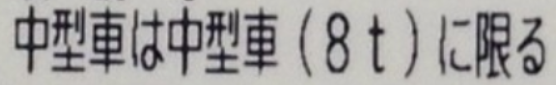
#> input picture img_test/case3.png, 556 x 85 px, found by its file name
$ python denoise_segment.py   (older library calls are emulated)
#> lines starting #> are read from the running program, lines starting #| are printed output that depends on the picture; after the words box and inside, x2 and y2 are one past the last pixel; in counts of white or black regions, pixels touching at a corner belong together
#> further down, img is the input picture: shape (85, 556, 3); mean B, G, R 159.8, 160.8, 162.7
### utils/update_posProcessing.py
import cv2
import numpy as np
def me_median(a):
    m = np.sort(a,axis=0)
    if(len(m)%2==1):
        return m[int(len(m)/2)]
    else: return (m[int(len(m)/2)]+m[int(len(m)/2)-1])/2
def connected_CC(stat1,stat2):
    x_new = min(stat1[0],stat2[0])
    y_new = min(stat1[1],stat2[1])
    w_new = max(stat1[0]+stat1[2],stat2[0]+stat2[2])-x_new
    h_new = max(stat1[1]+stat1[3],stat2[1]+stat2[3])-y_new
    area_new = stat1[4]+stat2[4]
    return [x_new,y_new,w_new,h_new,area_new]


def merge_CC(stats_final_):
    #[x y w h area]
    # kiem tra CC chong cheo nhau truoc
    stats_list = stats_final_.copy()
    i = 0
    while(i<len(stats_list)-1):
        if stats_list[i][0]<=stats_list[i+1][0] and  stats_list[i][0]+stats_list[i][2]>=stats_list[i+1][0]:
            #dis_ = stats_list[i][0]+stats_list[i][2] - stats_list[i+1][0]
            #if dis_>0.5*stats_list[i][2] or dis_>0.5*stats_list[i+1][2]:
                stats_list[i] =  connected_CC(stats_list[i],stats_list[i+1])
                stats_list = np.delete(stats_list,i+1,axis=0)
            #else: i+=1
        else:i=i+1
        # co chong cheo xay ra
    me_median_width = me_median(stats_list[:,2])
    i = 0
    while(i<len(stats_list)):
        # kiem tra noi neu < median_width
        if(stats_list[i][2]< int(0.61*me_median_width)):
            if(i==0):# noi voi cai tiep theo
                stats_list[i+1] = connected_CC(stats_list[i],stats_list[i+1])
                stats_list = np.delete(stats_list,i,axis=0)
                continue
            elif i==len(stats_list)-1: # noi voi cai truoc do
                stats_list[i-1] = connected_CC(stats_list[i-1],stats_list[i])
                stats_list = np.delete(stats_list,i,axis=0)
                continue
            else: #kiem tra khoang cac den 2 cai gan nhat
                if(stats_list[i][0]-stats_list[i-1][0]-stats_list[i-1][2]
                  <stats_list[i+1][0]-stats_list[i][0]-stats_list[i][2]):

                    if(stats_list[i][2]*0.6>stats_list[i][0]-stats_list[i-1][0]-stats_list[i-1][2]):
                        stats_list[i-1] = connected_CC(stats_list[i-1],stats_list[i])
                        stats_list = np.delete(stats_list,i,axis=0)
                        continue
                elif (stats_list[i][2]*0.6>stats_list[i+1][0]-stats_list[i][0]-stats_list[i][2]):
                    stats_list[i+1] = connected_CC(stats_list[i],stats_list[i+1])
                    stats_list = np.delete(stats_list,i,axis=0)
                    continue


        i=i+1
    return stats_list
def pos_processing(processed_area,stats):
    stats_list = stats.copy()
    # tinh lại các meandian
    me_median_width = me_median(stats_list[:,2])
    me_median_heigh = me_median(stats_list[:,3])
    me_meadian_raito = me_median(np.array(stats_list[:,2])/np.array(stats_list[:,3]))

    me_median_y = me_median(stats_list[:,1])
    ###########################
    #loai bo 1 so noise có size lon ma preprocessing khong loai duoc
    i=0
    while(i<len(stats_list)):
        #xoa những noise có size khá lớn phía bên dưới
        if stats_list[i][1]>me_median_heigh:
            stats_list = np.delete(stats_list,i,axis=0)
        elif stats_list[i][1]<me_median_y and  stats_list[i][3]<me_median_heigh*0.6:
            # xoa nhưng noi có size khá lớn phía bên trên
            stats_list = np.delete(stats_list,i,axis=0)
        else: i=i+1
            #
    #############################################################################
    #kiem tra ki tu thieu net o tren hoac duoi do quá trình preprocessing
    # mo rong h theo phia duoi, hoac thay doi (x,y) ve phia tren dua vao mean y
    i = 0
    while(i<len(stats_list)-1):
        # thieu net o phia tren
        if stats_list[i][1] > me_median_y \
        and stats_list[i][3]>=0.4*me_median_heigh \
        and stats_list[i][3]<0.8*me_median_heigh: # loai bo truong hop dau '-' va noise
            #noi len tren
            # tinh khoang can noi
            l = 1.1*me_median_heigh - stats_list[i][3]
            stats_list[i][1] = stats_list[i][1]-l if stats_list[i][1]-l>0 else 0
            stats_list[i][3] = 1.1*me_median_heigh
        #thieu net o phia duoi
        if stats_list[i][1] <me_median_y \
        and stats_list[i][3]>=0.3*me_median_heigh \
        and stats_list[i][3]<0.75*me_median_heigh: # loai bo truong hop dau '-'
            #noi xuoi duoi
            stats_list[i][3] = 1.1*me_median_heigh
        i=i+1

    #####################################################################
    #kiem tra 2 ki tu dinh lien voi nhau
    #####################################################################
    i=0
    while(i<len(stats_list)-1):
        # thieu net o phia tren
        if stats_list[i][2]/stats_list[i][3] > 1.5*me_meadian_raito \
        and np.abs(1-stats_list[i][3]/me_median_heigh)<=0.3:
            x,y,w,h,are = stats_list[i]
            img_process = processed_area[y:y+h,x:x+w]
            # chia lại
            img = np.array(img_process)
            img = 255-img
            address_area =cv2.medianBlur(img,3)

            proces = cv2.adaptiveThreshold(address_area, 255, cv2.ADAPTIVE_THRESH_GAUSSIAN_C, cv2.THRESH_BINARY,
                                           151, 2)
            kernel = np.ones((4,2),np.uint8)
            erosion = cv2.erode(proces,kernel,iterations = 2)

            num_labels,labels,stats,centroids = cv2.connectedComponentsWithStats(erosion,4, cv2.CV_32S)

            labels_in_mask = list(np.arange(1,num_labels))
            arr_ret = np.array([stats[s] for s in labels_in_mask])
            arr_temp = np.argsort(arr_ret[:,0])
            stats = np.array([arr_ret[s] for s in arr_temp])


            for it in stats:
                it[0]+=stats_list[i][0]
                it[1]+=stats_list[i][1]
            j = 0
            while(j<len(stats)-1):
                if stats[j][0]<=stats[j+1][0] and  stats[j][0]+stats[j][2]> stats[j+1][0]:
                        s_ =  connected_CC(stats[j],stats[j+1])
                        stats[j]=s_
                        stats = np.delete(stats,j+1,axis=0)
                else:j=j+1


            stats_list = np.delete(stats_list,i,axis=0)
            stats_list = list(stats_list)
            for it in stats:
                if it[4]>300:
                    stats_list.append(it)

        i=i+1
    return stats_list

def Final_Binary_convert(img,connectivity=4):
#> called with connectivity = 4
    address_area =cv2.medianBlur(img,3)

    processed_area = cv2.adaptiveThreshold(address_area, 255, cv2.ADAPTIVE_THRESH_GAUSSIAN_C, cv2.THRESH_BINARY_INV,
                                           151, 2)
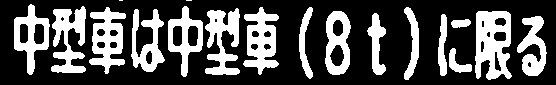
#> processed_area: shape (85, 556); 31.3% white; 18 white regions (2 under 20 px), largest, box (x1, y1, x2, y2) and area: (475, 11, 512, 80) 1806, (243, 7, 279, 75) 1383, (205, 8, 240, 75) 1364
    #_,processed_area = cv2.threshold(address_area,75,255,cv2.THRESH_BINARY_INV)

    kernel = cv2.getStructuringElement(cv2.MORPH_RECT, (3, 3))
    #kernel = np.ones((3,3),np.uint8)
    processed_area = cv2.morphologyEx(processed_area, op=cv2.MORPH_OPEN, kernel=kernel, anchor=(-1, -1), iterations=2)
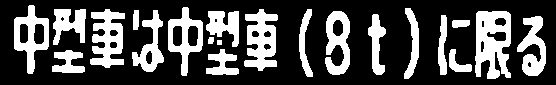
#> processed_area: shape (85, 556); 29.9% white; 21 white regions, largest, box (x1, y1, x2, y2) and area: (475, 11, 511, 79) 1761, (244, 9, 278, 71) 1328, (90, 9, 125, 68) 1285
    #CC
    num_labels,labels,stats,centroids = cv2.connectedComponentsWithStats(processed_area, connectivity, cv2.CV_32S)
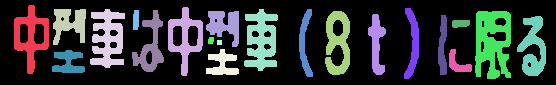
#> labels: shape (85, 556) int32; 22 distinct labels, from 0 to 21; one colour per label, 0 black
#> num_labels = 22; stats = 22 rows, first 6: [0, 0, 556, 85, 33113], [14, 5, 35, 69, 1080], [168, 7, 35, 69, 1019], [53, 9, 33, 36, 734], [90, 9, 35, 59, 1285], [244, 9, 34, 62, 1328]; centroids = 22 rows, first 8: [280.2, 42.4], [30.38, 36.1], [184.7, 37.55], [68.98, 23.09], [107.3, 37.97], [260.9, 39.92], [304.5, 42.85], [412.4, 42.98]

    mask = np.ones_like(labels)

    labels_in_mask = list(np.arange(1,num_labels))

    areas = [s[4] for s in stats]
#> areas = [33113, 1080, 1019, 734, 1285, 1328, 444, 531, 113, 816, 711, 1006, 1761, 581, 392, 950, 126, 38, 25, 483, 252, 472]

    sorted_idx = np.argsort(areas)
#> sorted_idx = 22 values, max 21 at index 7, min 0 at index 21, mean 10.5

    areas_final = [areas[s] for s in sorted_idx][:-1]
#> areas_final = [25, 38, 113, 126, 252, 392, 444, 472, 483, 531, 581, 711, 734, 816, 950, 1006, 1019, 1080, 1285, 1328, 1761]

    for lidx, cc in zip(sorted_idx, areas_final):
        if cc <= 125:
            mask[labels == lidx] = 0
            labels_in_mask.remove(lidx)
#> this loop made 21 passes
#> (lidx, cc) on passes 1 to 8: (18, 25), (17, 38), (8, 113), (16, 126), (20, 252), (14, 392), (6, 444), (21, 472)
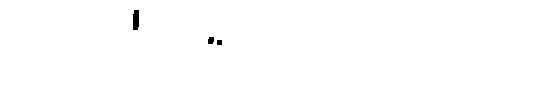
#> mask: shape (85, 556) int32; values 0 (black) and 1 (white), 99.6% white; 3 black regions, box (x1, y1, x2, y2) and area: (133, 10, 139, 30) 113, (208, 37, 214, 44) 38, (217, 40, 222, 45) 25
#> after the loop, labels_in_mask = [1, 2, 3, 4, 5, 6, 7, 9, 10, 11, 12, 13, 14, 15, 16, 19, 20, 21]

    x=stats[:,0][1:]
#> x = 21 values, max 517 at index 14, min 14 at index 0, mean 259.5
    y=stats[:,1][1:]
#> y = 21 values, max 50 at index 20, min 5 at index 0, mean 19
    height,width = img.shape

    idx = np.arange(0,len(x)+1)[1:]
#> idx = 21 values from 1 to 21
    for i,x_ in enumerate(x):
        if y[i]>=0.86500*height:
            mask[labels == (i+1)] = 0
            if i+1 in labels_in_mask:labels_in_mask.remove(i+1)
            continue
        # xoa nhung vạch nhỏ sát viền trên
        if y[i]<=(1-0.96)*height and stats[i+1][3]<=(1-0.96)*height:
            mask[labels == (i+1)] = 0
            if i+1 in labels_in_mask:labels_in_mask.remove(i+1)
            continue
        #xóa những vạch nhỏ sát mép phải
        if x[i]>=(1-0.996)*width and stats[i+1][2]<=(1-0.996)*width:
            mask[labels == (i+1)] = 0
            if i+1 in labels_in_mask:labels_in_mask.remove(i+1)
            continue
        # xoa những vạch kẻ tương đối lớn
        if stats[i+1][2]>=0.6*width or  stats[i+1][2] > 3*height:
            mask[labels == (i+1)] = 0
            if i+1 in labels_in_mask:labels_in_mask.remove(i+1)
            continue
        # xoa nhung net thang dung(ap dung cho 1 line)
        if stats[i+1][3]>=0.96*height :#and stats[i+1][3]<0.5*height
            mask[labels == (i+1)] = 0
            if i+1 in labels_in_mask:labels_in_mask.remove(i+1)
            continue
#> this loop made 21 passes
#> x_ on passes 1 to 8: 14, 168, 53, 90, 244, 299, 404, 133

    arr_ret = np.array([stats[s] for s in labels_in_mask])
#> arr_ret = 18 rows, first 6: [14, 5, 35, 69, 1080], [168, 7, 35, 69, 1019], [53, 9, 33, 36, 734], [90, 9, 35, 59, 1285], [244, 9, 34, 62, 1328], [299, 9, 14, 68, 444]
    arr_temp = np.argsort(arr_ret[:,0])
#> arr_temp = 18 values, max 17 at index 1, min 0 at index 0, mean 8.5
    stats_final = np.array([arr_ret[s] for s in arr_temp])
#> stats_final = 18 rows, first 6: [14, 5, 35, 69, 1080], [52, 50, 33, 23, 472], [53, 9, 33, 36, 734], [90, 9, 35, 59, 1285], [132, 10, 32, 62, 816], [168, 7, 35, 69, 1019]
    stats_all = merge_CC(stats_final)
#> in merge_CC, `stats_list = stats_final_.copy()`: stats_list has the same summary as stats_final in Final_Binary_convert
#> the loop in merge_CC, `while(i<len(stats_list)-1):` made 17 passes
#> (x_new in connected_CC, y_new in connected_CC, w_new in connected_CC, h_new in connected_CC, area_new in connected_CC) on passes 2, 7, 15: (52, 9, 34, 64, 1206), (206, 11, 33, 64, 1194), (449, 20, 23, 52, 378)
#> after the loop in merge_CC, `while(i<len(stats_list)-1):`: i = 14; stats_list = 15 rows, first 6: [14, 5, 35, 69, 1080], [52, 9, 34, 64, 1206], [90, 9, 35, 59, 1285], [132, 10, 32, 62, 816], [168, 7, 35, 69, 1019], [206, 11, 33, 64, 1194]
#> in me_median, `m = np.sort(a,axis=0)`: m = [9, 14, 15, 18, 23, 25, 29, 32, 33, 34, 34, 35, 35, 35, 36]
#> in merge_CC, `me_median_width = me_median(stats_list[:,2])`: me_median_width = 32
#> the loop in merge_CC, `while(i<len(stats_list)):` made 15 passes
#> after the loop in merge_CC, `while(i<len(stats_list)):`: i = 14; stats_list = 14 rows, first 6: [14, 5, 35, 69, 1080], [52, 9, 34, 64, 1206], [90, 9, 35, 59, 1285], [132, 10, 32, 62, 816], [168, 7, 35, 69, 1019], [206, 11, 33, 64, 1194]
#> stats_all has the same summary as stats_list in merge_CC
    #pos-processing
    stats_all = pos_processing(img,stats_all)
#> in pos_processing, `me_median_width = me_median(stats_list[:,2])`: me_median_width = 33.5
#> in pos_processing, `me_median_heigh = me_median(stats_list[:,3])`: me_median_heigh = 64
#> in pos_processing, `me_meadian_raito = me_median(np.array(stats_list[:,2])/np.array(stats_..`: me_meadian_raito = 0.511
#> in pos_processing, `me_median_y = me_median(stats_list[:,1])`: me_median_y = 9.5
#> the loop in pos_processing, `while(i<len(stats_list)):` made 14 passes
#> after the loop in pos_processing, `while(i<len(stats_list)):`: i = 14
#> the loop in pos_processing, `while(i<len(stats_list)-1):` made 13 passes
#> after the loop in pos_processing, `while(i<len(stats_list)-1):`: i = 13
#> after the loop in pos_processing, `while(i<len(stats_list)-1):`: stats has the same summary as stats_list in merge_CC
    processed_area = processed_area*mask
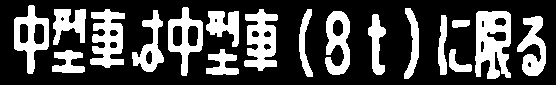
#> processed_area: shape (85, 556) int32; 29.6% white; 18 white regions, largest, box (x1, y1, x2, y2) and area: (475, 11, 511, 79) 1761, (244, 9, 278, 71) 1328, (90, 9, 125, 68) 1285

    processed_area = 255 - processed_area
#> (the run stopped early here; a loop or call above may not have finished)

$ run again, with img_test/case1.png copied over img_test/case3.png
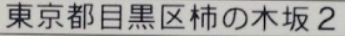
#> input picture img_test/case1.png, 345 x 36 px, found by its file name
#> img is the input picture: shape (36, 345, 3); mean B, G, R 161.8, 163.2, 164
#> img: shape (36, 345)
#> labels: shape (36, 345) int32; 14 distinct labels, from 0 to 13
#> in Final_Binary_convert, `num_labels,labels,stats,centroids = cv2.connectedComponentsWithStats(p..`: num_labels = 14; stats = 14 rows, first 6: [0, 0, 345, 36, 10644], [8, 3, 23, 21, 412], [41, 3, 18, 10, 167], [70, 4, 17, 18, 230], [130, 4, 23, 19, 421], [206, 6, 5, 10, 50]; centroids = 14 rows, first 8: [180.5, 18.11], [19.02, 12.74], [49.51, 7.85], [78.07, 11.35], [141.3, 12.92], [208, 10.5], [235, 9], [194.2, 14.64]
#> areas = [10644, 412, 167, 230, 421, 50, 25, 89, 105, 25, 42, 104, 34, 72]
#> sorted_idx = [6, 9, 12, 10, 5, 13, 7, 11, 8, 2, 3, 1, 4, 0]
#> areas_final = [25, 25, 34, 42, 50, 72, 89, 104, 105, 167, 230, 412, 421]
#> the loop in Final_Binary_convert, `for lidx, cc in zip(sorted_idx, areas_final):` made 13 passes
#> (lidx, cc) on passes 1 to 8: (6, 25), (9, 25), (12, 34), (10, 42), (5, 50), (13, 72), (7, 89), (11, 104)
#> after the loop in Final_Binary_convert, `for lidx, cc in zip(sorted_idx, areas_final):`:
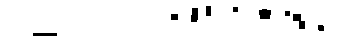
#> mask: shape (36, 345) int32; values 0 (black) and 1 (white), 95.6% white; 9 black regions, largest, box (x1, y1, x2, y2) and area: (259, 9, 271, 19) 105, (293, 14, 305, 29) 104, (191, 8, 198, 22) 89
#> after the loop in Final_Binary_convert, `for lidx, cc in zip(sorted_idx, areas_final):`: labels_in_mask = [1, 2, 3, 4]
#> x = [8, 41, 70, 130, 206, 233, 191, 259, 285, 171, 293, 318, 33]
#> y = [3, 3, 4, 4, 6, 7, 8, 9, 11, 14, 14, 25, 33]
#> idx = [1, 2, 3, 4, 5, 6, 7, 8, 9, 10, 11, 12, 13]
#> the loop in Final_Binary_convert, `for i,x_ in enumerate(x):` made 13 passes
#> x_ on passes 1 to 8: 8, 41, 70, 130, 206, 233, 191, 259
#> arr_ret = [[8, 3, 23, 21, 412], [41, 3, 18, 10, 167], [70, 4, 17, 18, 230], [130, 4, 23, 19, 421]]
#> arr_temp = [0, 1, 2, 3]
#> stats_final has the same summary as arr_ret
#> in merge_CC, `stats_list = stats_final_.copy()`: stats_list has the same summary as arr_ret in Final_Binary_convert
#> the loop in merge_CC, `while(i<len(stats_list)-1):` made 3 passes
#> after the loop in merge_CC, `while(i<len(stats_list)-1):`: i = 3
#> m = [17, 18, 23, 23]
#> in merge_CC, `me_median_width = me_median(stats_list[:,2])`: me_median_width = 20.5
#> the loop in merge_CC, `while(i<len(stats_list)):` made 4 passes
#> after the loop in merge_CC, `while(i<len(stats_list)):`: i = 4
#> in Final_Binary_convert, `stats_all = merge_CC(stats_final)`: stats_all has the same summary as arr_ret
#> in pos_processing, `stats_list = stats.copy()`: stats_list has the same summary as arr_ret in Final_Binary_convert
#> in pos_processing, `me_median_width = me_median(stats_list[:,2])`: me_median_width = 20.5
#> me_median_heigh = 18.5
#> me_meadian_raito = 1.15
#> me_median_y = 3.5
#> the loop in pos_processing, `while(i<len(stats_list)):` made 4 passes
#> after the loop in pos_processing, `while(i<len(stats_list)):`: i = 3
#> the loop in pos_processing, `while(i<len(stats_list)-1):` made 2 passes
#> i on passes 1 to 2: 1, 2
#> after the loop in pos_processing, `while(i<len(stats_list)-1):`: i = 2
#> after the loop in pos_processing, `while(i<len(stats_list)-1):`: stats has the same summary as arr_ret in Final_Binary_convert
#> in Final_Binary_convert, `stats_all = pos_processing(img,stats_all)`: stats_all = [[8, 3, 23, 21, 412], [70, 4, 17, 18, 230], [130, 4, 23, 19, 421]]
#> in Final_Binary_convert, `processed_area = processed_area*mask`:
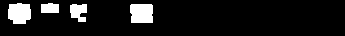
#> processed_area: shape (36, 345) int32; 9.9% white; 4 white regions, box (x1, y1, x2, y2) and area: (130, 4, 153, 23) 421, (8, 3, 31, 24) 412, (70, 4, 87, 22) 230, (41, 3, 59, 13) 167

$ run again, with img_test/case2.png copied over img_test/case3.png
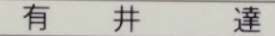
#> input picture img_test/case2.png, 275 x 36 px, found by its file name
#> img is the input picture: shape (36, 275, 3); mean B, G, R 183.8, 190.2, 191.1
#> img: shape (36, 275)
#> labels: shape (36, 275) int32; 8 distinct labels, from 0 to 7
#> in Final_Binary_convert, `num_labels,labels,stats,centroids = cv2.connectedComponentsWithStats(p..`: num_labels = 8; stats = [[0, 0, 275, 36, 8925], [222, 0, 53, 3, 159], [26, 5, 21, 20, 270], [238, 7, 22, 26, 419], [119, 9, 6, 6, 36], [129, 9, 6, 6, 36], [119, 18, 5, 5, 25], [129, 18, 6, 5, 30]]; centroids = [[133, 17.86], [248, 1], [35.07, 14.19], [249, 18.95], [121.5, 11.5], [131.5, 11.5], [121, 20], [131.5, 20]]
#> areas = [8925, 159, 270, 419, 36, 36, 25, 30]
#> sorted_idx = [6, 7, 4, 5, 1, 2, 3, 0]
#> areas_final = [25, 30, 36, 36, 159, 270, 419]
#> the loop in Final_Binary_convert, `for lidx, cc in zip(sorted_idx, areas_final):` made 7 passes
#> (lidx, cc) on passes 1 to 7: (6, 25), (7, 30), (4, 36), (5, 36), (1, 159), (2, 270), (3, 419)
#> after the loop in Final_Binary_convert, `for lidx, cc in zip(sorted_idx, areas_final):`:
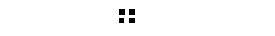
#> mask: shape (36, 275) int32; values 0 (black) and 1 (white), 98.7% white; 4 black regions, box (x1, y1, x2, y2) and area: (119, 9, 125, 15) 36, (129, 9, 135, 15) 36, (129, 18, 135, 23) 30, (119, 18, 124, 23) 25
#> after the loop in Final_Binary_convert, `for lidx, cc in zip(sorted_idx, areas_final):`: labels_in_mask = [1, 2, 3]
#> x = [222, 26, 238, 119, 129, 119, 129]
#> y = [0, 5, 7, 9, 9, 18, 18]
#> idx = [1, 2, 3, 4, 5, 6, 7]
#> the loop in Final_Binary_convert, `for i,x_ in enumerate(x):` made 7 passes
#> x_ on passes 1 to 7: 222, 26, 238, 119, 129, 119, 129
#> arr_ret = [[222, 0, 53, 3, 159], [26, 5, 21, 20, 270], [238, 7, 22, 26, 419]]
#> arr_temp = [1, 0, 2]
#> stats_final = [[26, 5, 21, 20, 270], [222, 0, 53, 3, 159], [238, 7, 22, 26, 419]]
#> in merge_CC, `stats_list = stats_final_.copy()`: stats_list has the same summary as stats_final in Final_Binary_convert
#> the loop in merge_CC, `while(i<len(stats_list)-1):` made 2 passes
#> (x_new in connected_CC, y_new in connected_CC, w_new in connected_CC, h_new in connected_CC, area_new in connected_CC, stats_list) on pass 2: (222, 0, 53, 33, 578, [[26, 5, 21, 20, 270], [222, 0, 53, 33, 578]])
#> after the loop in merge_CC, `while(i<len(stats_list)-1):`: i = 1
#> m = [21, 53]
#> in merge_CC, `me_median_width = me_median(stats_list[:,2])`: me_median_width = 37
#> the loop in merge_CC, `while(i<len(stats_list)):` made 2 passes
#> after the loop in merge_CC, `while(i<len(stats_list)):`: i = 1
#> stats_all = [[26, 0, 249, 33, 848]]
#> in pos_processing, `me_median_width = me_median(stats_list[:,2])`: me_median_width = 249
#> me_median_heigh = 33
#> me_meadian_raito = 7.55
#> me_median_y = 0
#> the loop in pos_processing, `while(i<len(stats_list)):` made 1 pass
#> i on pass 1: 1
#> after the loop in pos_processing, `while(i<len(stats_list)):`: i = 1
#> after the loop in pos_processing, `while(i<len(stats_list)-1):`: i = 0
#> after the loop in pos_processing, `while(i<len(stats_list)-1):`: stats = [[26, 0, 249, 33, 848]]
#> in Final_Binary_convert, `processed_area = processed_area*mask`:
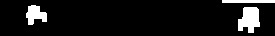
#> processed_area: shape (36, 275) int32; 8.6% white; 3 white regions, box (x1, y1, x2, y2) and area: (238, 7, 260, 33) 419, (26, 5, 47, 25) 270, (222, 0, 275, 3) 159
